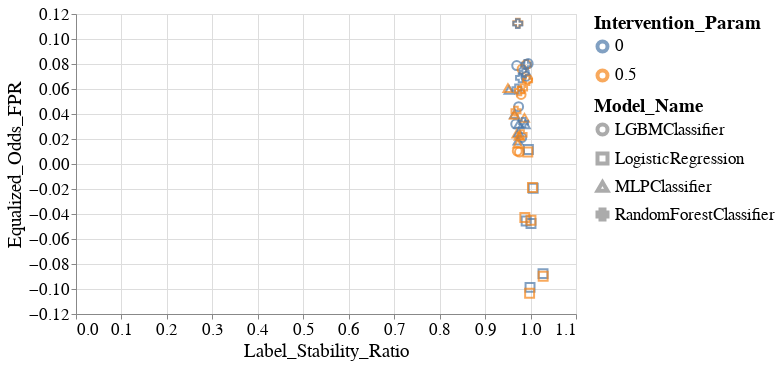

Notebook code for this chart:
### Markdown cell above
## Figure 3. Scatter plots.

### Code cell
create_scatter_plot(melted_all_group_metrics_per_model_dct,
                    group='SEX',
                    fairness_metric_name='Equalized_Odds_FPR',
                    stability_metric_name='Label_Stability_Ratio')

### Figure 1 — Vega-Lite specification as saved in the notebook (floating-point values rounded to 4 significant figures)
{"config": {"view": {"continuousWidth": 400, "continuousHeight": 300}, "axis": {"labelFontSize": 17, "labelFontWeight": "normal", "titleFontSize": 19, "titleFontWeight": "normal"}, "legend": {"labelFontSize": 17, "labelLimit": 200, "symbolStrokeWidth": 4, "titleFontSize": 19, "titleLimit": 220}, "title": {"fontSize": 17}}, "data": {"name": "data-391a9bb7d29a4d472a2a46312ff145e1"}, "mark": {"type": "point", "size": 60}, "encoding": {"color": {"field": "Intervention_Param", "type": "nominal"}, "shape": {"field": "Model_Name", "type": "nominal"}, "size": {"value": 80}, "x": {"field": "Label_Stability_Ratio", "type": "quantitative"}, "y": {"field": "Equalized_Odds_FPR", "type": "quantitative"}}, "height": 300, "width": 500, "$schema": "https://vega.github.io/schema/vega-lite/v4.17.0.json", "datasets": {"data-391a9bb7d29a4d472a2a46312ff145e1": [{"Model_Name": "LGBMClassifier", "Experiment_Iteration": "Exp_iter_1", "Intervention_Param": 0.0, "Test_Set_Index": 0, "Group": "SEX", "Equalized_Odds_FPR": 0.02119, "Label_Stability_Ratio": 0.9806}, {"Model_Name": "LGBMClassifier", "Experiment_Iteration": "Exp_iter_1", "Intervention_Param": 0.5, "Test_Set_Index": 0, "Group": "SEX", "Equalized_Odds_FPR": 0.009541, "Label_Stability_Ratio": 0.9756}, {"Model_Name": "LGBMClassifier", "Experiment_Iteration": "Exp_iter_2", "Intervention_Param": 0.0, "Test_Set_Index": 0, "Group": "SEX", "Equalized_Odds_FPR": 0.07879, "Label_Stability_Ratio": 0.9696}, {"Model_Name": "LGBMClassifier", "Experiment_Iteration": "Exp_iter_2", "Intervention_Param": 0.5, "Test_Set_Index": 0, "Group": "SEX", "Equalized_Odds_FPR": 0.07584, "Label_Stability_Ratio": 0.9813}, {"Model_Name": "LGBMClassifier", "Experiment_Iteration": "Exp_iter_3", "Intervention_Param": 0.0, "Test_Set_Index": 0, "Group": "SEX", "Equalized_Odds_FPR": 0.03196, "Label_Stability_Ratio": 0.9674}, {"Model_Name": "LGBMClassifier", "Experiment_Iteration": "Exp_iter_3", "Intervention_Param": 0.5, "Test_Set_Index": 0, "Group": "SEX", "Equalized_Odds_FPR": 0.01032, "Label_Stability_Ratio": 0.9708}, {"Model_Name": "LGBMClassifier", "Experiment_Iteration": "Exp_iter_4", "Intervention_Param": 0.0, "Test_Set_Index": 0, "Group": "SEX", "Equalized_Odds_FPR": 0.04587, "Label_Stability_Ratio": 0.9738}, {"Model_Name": "LGBMClassifier", "Experiment_Iteration": "Exp_iter_4", "Intervention_Param": 0.5, "Test_Set_Index": 0, "Group": "SEX", "Equalized_Odds_FPR": 0.05565, "Label_Stability_Ratio": 0.9792}, {"Model_Name": "LGBMClassifier", "Experiment_Iteration": "Exp_iter_5", "Intervention_Param": 0.0, "Test_Set_Index": 0, "Group": "SEX", "Equalized_Odds_FPR": 0.07006, "Label_Stability_Ratio": 0.9896}, {"Model_Name": "LGBMClassifier", "Experiment_Iteration": "Exp_iter_5", "Intervention_Param": 0.5, "Test_Set_Index": 0, "Group": "SEX", "Equalized_Odds_FPR": 0.06795, "Label_Stability_Ratio": 0.9934}, {"Model_Name": "LGBMClassifier", "Experiment_Iteration": "Exp_iter_6", "Intervention_Param": 0.0, "Test_Set_Index": 0, "Group": "SEX", "Equalized_Odds_FPR": 0.08036, "Label_Stability_Ratio": 0.9948}, {"Model_Name": "LGBMClassifier", "Experiment_Iteration": "Exp_iter_6", "Intervention_Param": 0.5, "Test_Set_Index": 0, "Group": "SEX", "Equalized_Odds_FPR": 0.07952, "Label_Stability_Ratio": 0.9906}, {"Model_Name": "LogisticRegression", "Experiment_Iteration": "Exp_iter_1", "Intervention_Param": 0.0, "Test_Set_Index": 0, "Group": "SEX", "Equalized_Odds_FPR": -0.09872, "Label_Stability_Ratio": 0.9989}, {"Model_Name": "LogisticRegression", "Experiment_Iteration": "Exp_iter_1", "Intervention_Param": 0.5, "Test_Set_Index": 0, "Group": "SEX", "Equalized_Odds_FPR": -0.1034, "Label_Stability_Ratio": 0.9979}, {"Model_Name": "LogisticRegression", "Experiment_Iteration": "Exp_iter_2", "Intervention_Param": 0.0, "Test_Set_Index": 0, "Group": "SEX", "Equalized_Odds_FPR": 0.01166, "Label_Stability_Ratio": 0.9953}, {"Model_Name": "LogisticRegression", "Experiment_Iteration": "Exp_iter_2", "Intervention_Param": 0.5, "Test_Set_Index": 0, "Group": "SEX", "Equalized_Odds_FPR": 0.009533, "Label_Stability_Ratio": 0.994}, {"Model_Name": "LogisticRegression", "Experiment_Iteration": "Exp_iter_3", "Intervention_Param": 0.0, "Test_Set_Index": 0, "Group": "SEX", "Equalized_Odds_FPR": -0.01933, "Label_Stability_Ratio": 1.006}, {"Model_Name": "LogisticRegression", "Experiment_Iteration": "Exp_iter_3", "Intervention_Param": 0.5, "Test_Set_Index": 0, "Group": "SEX", "Equalized_Odds_FPR": -0.01873, "Label_Stability_Ratio": 1.004}, {"Model_Name": "LogisticRegression", "Experiment_Iteration": "Exp_iter_4", "Intervention_Param": 0.0, "Test_Set_Index": 0, "Group": "SEX", "Equalized_Odds_FPR": -0.04562, "Label_Stability_Ratio": 0.9904}, {"Model_Name": "LogisticRegression", "Experiment_Iteration": "Exp_iter_4", "Intervention_Param": 0.5, "Test_Set_Index": 0, "Group": "SEX", "Equalized_Odds_FPR": -0.04284, "Label_Stability_Ratio": 0.9874}, {"Model_Name": "LogisticRegression", "Experiment_Iteration": "Exp_iter_5", "Intervention_Param": 0.0, "Test_Set_Index": 0, "Group": "SEX", "Equalized_Odds_FPR": -0.0877, "Label_Stability_Ratio": 1.027}, {"Model_Name": "LogisticRegression", "Experiment_Iteration": "Exp_iter_5", "Intervention_Param": 0.5, "Test_Set_Index": 0, "Group": "SEX", "Equalized_Odds_FPR": -0.08982, "Label_Stability_Ratio": 1.028}, {"Model_Name": "LogisticRegression", "Experiment_Iteration": "Exp_iter_6", "Intervention_Param": 0.0, "Test_Set_Index": 0, "Group": "SEX", "Equalized_Odds_FPR": -0.04759, "Label_Stability_Ratio": 1.001}, {"Model_Name": "LogisticRegression", "Experiment_Iteration": "Exp_iter_6", "Intervention_Param": 0.5, "Test_Set_Index": 0, "Group": "SEX", "Equalized_Odds_FPR": -0.04497, "Label_Stability_Ratio": 1.001}, {"Model_Name": "MLPClassifier", "Experiment_Iteration": "Exp_iter_1", "Intervention_Param": 0.0, "Test_Set_Index": 0, "Group": "SEX", "Equalized_Odds_FPR": 0.01866, "Label_Stability_Ratio": 0.9724}, {"Model_Name": "MLPClassifier", "Experiment_Iteration": "Exp_iter_1", "Intervention_Param": 0.5, "Test_Set_Index": 0, "Group": "SEX", "Equalized_Odds_FPR": 0.01627, "Label_Stability_Ratio": 0.972}, {"Model_Name": "MLPClassifier", "Experiment_Iteration": "Exp_iter_2", "Intervention_Param": 0.0, "Test_Set_Index": 0, "Group": "SEX", "Equalized_Odds_FPR": 0.05932, "Label_Stability_Ratio": 0.9527}, {"Model_Name": "MLPClassifier", "Experiment_Iteration": "Exp_iter_2", "Intervention_Param": 0.5, "Test_Set_Index": 0, "Group": "SEX", "Equalized_Odds_FPR": 0.06061, "Label_Stability_Ratio": 0.9502}, {"Model_Name": "MLPClassifier", "Experiment_Iteration": "Exp_iter_3", "Intervention_Param": 0.0, "Test_Set_Index": 0, "Group": "SEX", "Equalized_Odds_FPR": 0.03985, "Label_Stability_Ratio": 0.9648}, {"Model_Name": "MLPClassifier", "Experiment_Iteration": "Exp_iter_3", "Intervention_Param": 0.5, "Test_Set_Index": 0, "Group": "SEX", "Equalized_Odds_FPR": 0.03925, "Label_Stability_Ratio": 0.9645}, {"Model_Name": "MLPClassifier", "Experiment_Iteration": "Exp_iter_4", "Intervention_Param": 0.0, "Test_Set_Index": 0, "Group": "SEX", "Equalized_Odds_FPR": 0.03202, "Label_Stability_Ratio": 0.9741}, {"Model_Name": "MLPClassifier", "Experiment_Iteration": "Exp_iter_4", "Intervention_Param": 0.5, "Test_Set_Index": 0, "Group": "SEX", "Equalized_Odds_FPR": 0.02437, "Label_Stability_Ratio": 0.97}, {"Model_Name": "MLPClassifier", "Experiment_Iteration": "Exp_iter_5", "Intervention_Param": 0.0, "Test_Set_Index": 0, "Group": "SEX", "Equalized_Odds_FPR": 0.02521, "Label_Stability_Ratio": 0.9741}, {"Model_Name": "MLPClassifier", "Experiment_Iteration": "Exp_iter_5", "Intervention_Param": 0.5, "Test_Set_Index": 0, "Group": "SEX", "Equalized_Odds_FPR": 0.02252, "Label_Stability_Ratio": 0.9749}, {"Model_Name": "MLPClassifier", "Experiment_Iteration": "Exp_iter_6", "Intervention_Param": 0.0, "Test_Set_Index": 0, "Group": "SEX", "Equalized_Odds_FPR": 0.03174, "Label_Stability_Ratio": 0.9885}, {"Model_Name": "MLPClassifier", "Experiment_Iteration": "Exp_iter_6", "Intervention_Param": 0.5, "Test_Set_Index": 0, "Group": "SEX", "Equalized_Odds_FPR": 0.03699, "Label_Stability_Ratio": 0.9866}, {"Model_Name": "RandomForestClassifier", "Experiment_Iteration": "Exp_iter_1", "Intervention_Param": 0.5, "Test_Set_Index": 0, "Group": "SEX", "Equalized_Odds_FPR": 0.02343, "Label_Stability_Ratio": 0.9814}, {"Model_Name": "RandomForestClassifier", "Experiment_Iteration": "Exp_iter_1", "Intervention_Param": 0.0, "Test_Set_Index": 0, "Group": "SEX", "Equalized_Odds_FPR": 0.03319, "Label_Stability_Ratio": 0.9846}, {"Model_Name": "RandomForestClassifier", "Experiment_Iteration": "Exp_iter_2", "Intervention_Param": 0.5, "Test_Set_Index": 0, "Group": "SEX", "Equalized_Odds_FPR": 0.1127, "Label_Stability_Ratio": 0.9721}, {"Model_Name": "RandomForestClassifier", "Experiment_Iteration": "Exp_iter_2", "Intervention_Param": 0.0, "Test_Set_Index": 0, "Group": "SEX", "Equalized_Odds_FPR": 0.1123, "Label_Stability_Ratio": 0.9719}, {"Model_Name": "RandomForestClassifier", "Experiment_Iteration": "Exp_iter_3", "Intervention_Param": 0.5, "Test_Set_Index": 0, "Group": "SEX", "Equalized_Odds_FPR": 0.04232, "Label_Stability_Ratio": 0.9679}, {"Model_Name": "RandomForestClassifier", "Experiment_Iteration": "Exp_iter_3", "Intervention_Param": 0.0, "Test_Set_Index": 0, "Group": "SEX", "Equalized_Odds_FPR": 0.06002, "Label_Stability_Ratio": 0.9701}, {"Model_Name": "RandomForestClassifier", "Experiment_Iteration": "Exp_iter_4", "Intervention_Param": 0.5, "Test_Set_Index": 0, "Group": "SEX", "Equalized_Odds_FPR": 0.0585, "Label_Stability_Ratio": 0.9756}, {"Model_Name": "RandomForestClassifier", "Experiment_Iteration": "Exp_iter_4", "Intervention_Param": 0.0, "Test_Set_Index": 0, "Group": "SEX", "Equalized_Odds_FPR": 0.06892, "Label_Stability_Ratio": 0.978}, {"Model_Name": "RandomForestClassifier", "Experiment_Iteration": "Exp_iter_5", "Intervention_Param": 0.5, "Test_Set_Index": 0, "Group": "SEX", "Equalized_Odds_FPR": 0.06681, "Label_Stability_Ratio": 0.9935}, {"Model_Name": "RandomForestClassifier", "Experiment_Iteration": "Exp_iter_5", "Intervention_Param": 0.0, "Test_Set_Index": 0, "Group": "SEX", "Equalized_Odds_FPR": 0.07965, "Label_Stability_Ratio": 0.9904}, {"Model_Name": "RandomForestClassifier", "Experiment_Iteration": "Exp_iter_6", "Intervention_Param": 0.5, "Test_Set_Index": 0, "Group": "SEX", "Equalized_Odds_FPR": 0.06019, "Label_Stability_Ratio": 0.9825}, {"Model_Name": "RandomForestClassifier", "Experiment_Iteration": "Exp_iter_6", "Intervention_Param": 0.0, "Test_Set_Index": 0, "Group": "SEX", "Equalized_Odds_FPR": 0.0729, "Label_Stability_Ratio": 0.986}]}}
